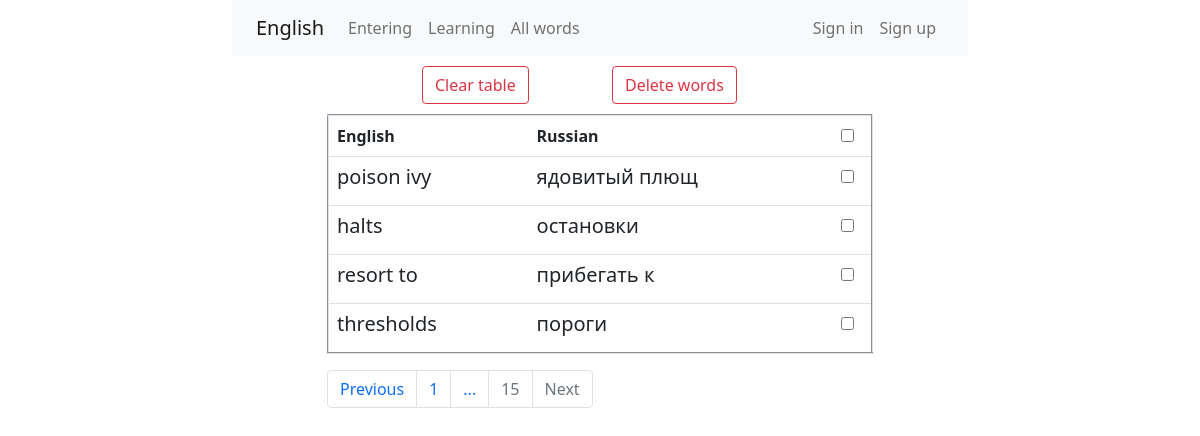
Before: /all-words/?page=15 with the older database file.
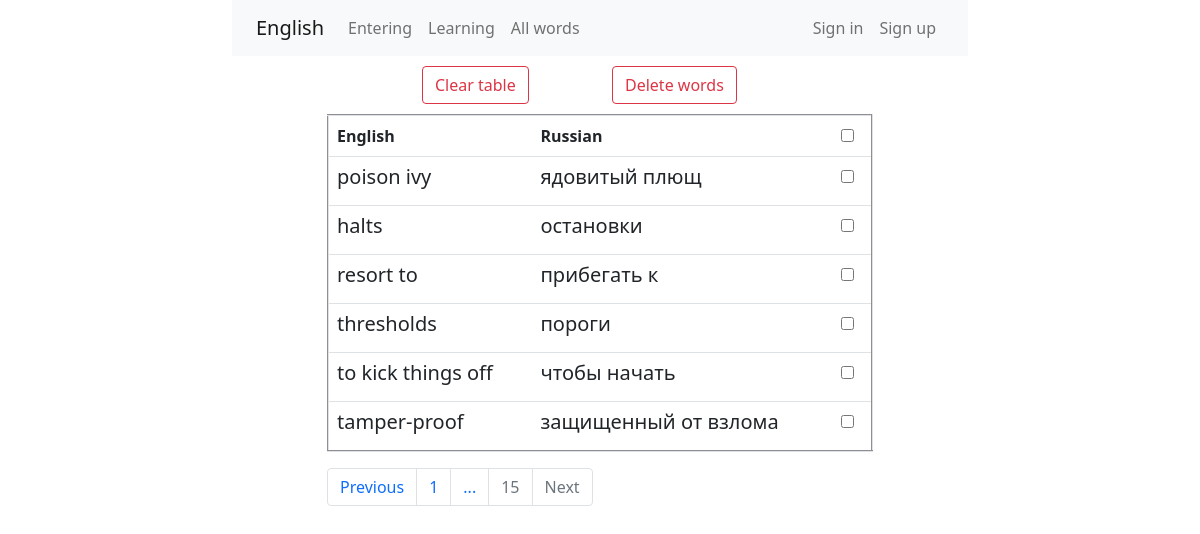
After: the same page with the newer database file.
### models.py (models this page shows, shortened)
class Words(db.Model):
    id = db.Column(db.Integer, primary_key=True)
    eng_word = db.Column(db.String(200), nullable=False)
    ru_word = db.Column(db.String(200), nullable=False)

### all_words/blueprint.py (the view, shortened to what this page needs)
@all_words.route('/', methods=('POST', 'GET'))
def index():
    page = request.args.get('page', 1, type=int)
    words = Words.query.paginate(page=page)
    return render_template('all_words/index.html', words=words)

### all_words/templates/all_words/index.html (shortened to what this page needs)
{% extends 'base.html' %}
{% block content %}
<div class="container">
    <div class="row justify-content-center">
        <div class="col-2">
            <form method="POST">
                <button type="submit" class="btn btn-outline-danger clear-btn" name="btn" value="clear">
                    Clear table
                </button>
        </div>
        <div class="col-2">
            <button type="submit" class="btn btn-outline-danger del_btn" name="btn" value="delete_words">
                Delete words
            </button>
        </div>
    </div>
    <div class="row justify-content-center">
        <div class="col-6">
            <table border="2" class="table">
                <tr>
                    <th>
                        English
                    </th>
                    <th>
                        Russian
                    </th>
                    <th>
                        <input id="check-all" type="checkbox" onClick="toggle()">
                    </th>
                </tr>
                {% for word in words.items %}
                <tr>
                    <td>
                        <h5>{{ word.eng_word }}</h5>
                    </td>
                    <td>
                        <h5>{{ word.ru_word }}</h5>
                    </td>
                    <td width='20'>
                        <input type="checkbox" class="check-box-word" name="checked_words"
                            value="{{ word.eng_word }}">
                    </td>
                </tr>
                {% endfor %}
            </table>
            <ul class="pagination">
                <li class="page-item {% if words.has_prev == False %} disabled {% endif %}">
                    <a class="page-link" href="./?page={{ words.prev_num }}">Previous</a>
                </li>
                <li class="page-item {% if words.page == 1 %} disabled {% endif %}">
                    <a class="page-link" href="./?page=1">1</a>
                </li>
                {% if words.page > 2 %}
                <li class="page-item {% if words.page == 1 %} disabled {% endif %}">
                    <a class="page-link" href="#">...</a>
                </li>
                {% endif %}
                <li class="page-item {% if words.page == words.pages %} disabled {% endif %}">
                    <a class="page-link" href="./?page={{ words.pages }}">{{ words.pages }}</a>
                </li>
                <li class="page-item {% if words.has_next == False %} disabled {% endif %}">
                    <a class="page-link" href="./?page={{ words.next_num }}">Next</a>
                </li>
            </ul>
        </div>
    </div>
</div>
{% endblock %}

Changed rows visible on the page:
added Words: eng_word "to kick things off", ru_word "чтобы начать"
added Words: eng_word "tamper-proof", ru_word "защищенный от взлома"
